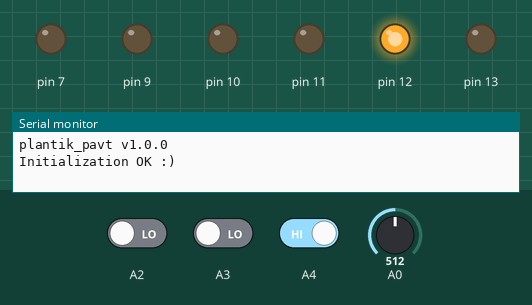
A sketch run on a simulated Arduino Uno, built with avr-gcc and run on an emulated ATmega328P. Parts: output pins drawn as LEDs (lit = HIGH), the last lines printed to the serial monitor. The test bench sets the inputs (shaded band); at power-on: A3 LOW, A2 LOW, A0 = 512, A4 HIGH.

Above: at 1.2 s.
1.3 s: A3 driven HIGH
At 2.2 s:
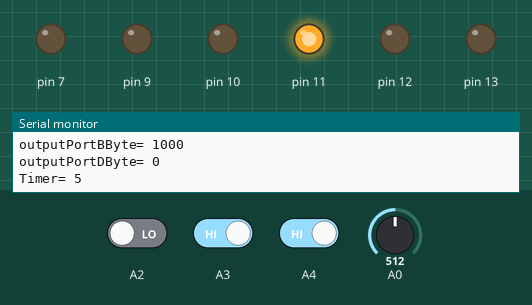
2.8 s: A2 driven HIGH
At 3.3 s:
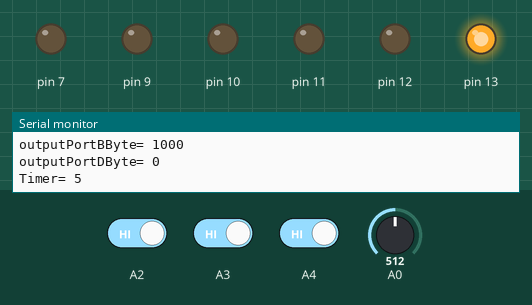
4.3 s: A0 set to 912
5.8 s: A0 set to 932
At 6.8 s:
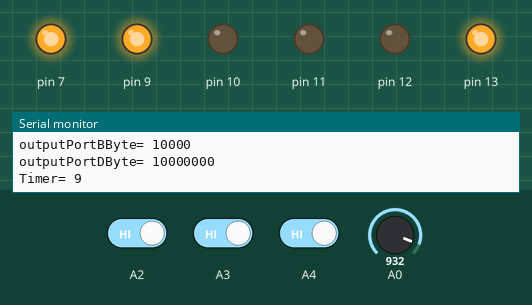
7.3 s: A4 driven LOW
At 8.0 s:
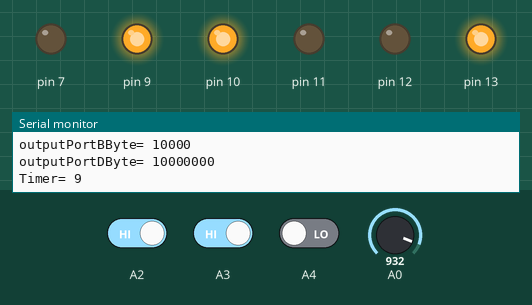
8.8 s: A2 driven LOW
At 9.1 s:
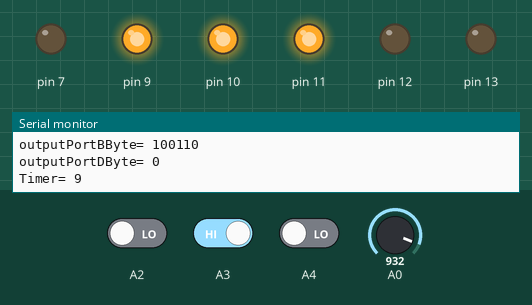
Timing chart, 0 to 11.3 s (numbered marks = the images above; inputs shaded):
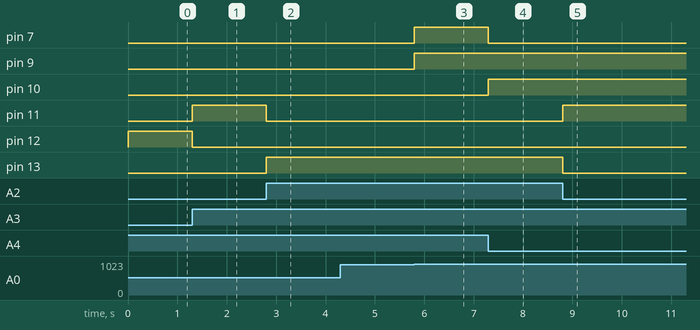

The sketch:

plantik_pavt.ino
```cpp
// Plantik_pavt низкоскоростной алгоритм
char VERSION[] = "1.0.0";

// Подавление дребезга отключено.
const long RATTLING_INTERVAL   = 0;
const int RATTLING_SENSITIVITY = 0;

const long TERMINAL_INTERVAL = 2000;
const int MAX_TIMER          = 10; // время в секундах
const int START_DELAY        = 1000;

byte inputPortCByte  = B00000000;
byte outputPortBByte = B00000000;
byte outputPortDByte = B00000000;
byte modeByte = B00000000;
// Режимы:
// B00001000 - стартовый
// B00000001 - основной рабочий
// B00000010 - рабочий без таймера
// B00000100 - стоп

unsigned long previousMillis           = 0;
unsigned long rattlingCount            = 0;
unsigned long previousTimerMillis      = 0;
unsigned long previousDelayTimerMillis = 0;

unsigned int timerValue  = 0;
bool isTimerOn           = false;
bool isTimerUp           = false;
bool isStartDelayTimerOn = false;
bool isStartDelayTimerUp = false;

void setup() {
  pinMode(A0, INPUT);    // Время вибрации
  // pinMode(A1, INPUT); // Резерв
  pinMode(A2, INPUT);    // Кнопка Пуск
  pinMode(A3, INPUT);    // Кнопка Стоп
  pinMode(A4, INPUT);    // Датчик открытия замка
  // pinMode(A5, INPUT); // Резерв
  pinMode(13, OUTPUT);   // LED Пуск
  pinMode(12, OUTPUT);   // LED Квитирование
  pinMode(11, OUTPUT);   // LED Стоп
  pinMode(10, OUTPUT);   // LED Замок открыт
  pinMode(9, OUTPUT);    // LED Без таймера
  pinMode(7, OUTPUT);    // Мотор вибратора
  // pinMode(6, OUTPUT); // Резерв
  Serial.begin(9600);
  modeByte = B00001000;
  Serial.print("plantik_pavt v");
  Serial.println(VERSION);
  Serial.print("Initialization OK :)");
}

void loop() {
  unsigned long currentMillis = millis();
  if (bitRead(outputPortDByte, 7)) { // индикация команды на пуск двигателя
    outputPortBByte = B00010000;     // включить индикатор Квитирования
  } else {
    outputPortBByte &= ~(1 << 4);    // выключить индикатор Квитирование
  }

  if (bitRead(inputPortCByte, 4)) {  // если замок открыт
    resetTimer();
    resetStartDelayTimer();
    if (!isStartDelayTimerUp) {
      if (!isStartDelayTimerOn) previousDelayTimerMillis = currentMillis;
      isStartDelayTimerOn = true;    // запускаем таймер задержки
    }
  } else {
    if (!isStartDelayTimerUp) {
      if (!isStartDelayTimerOn) previousDelayTimerMillis = currentMillis;
      isStartDelayTimerOn = true;    // запускаем таймер задержки
    }

    if (!isTimerUp) {
      if (!isTimerOn) previousTimerMillis = currentMillis;
      isTimerOn = true;
    }
  }

  if (isTimerOn) {
    if (currentMillis - previousTimerMillis >= timerValue * 1000) {
      isTimerUp = true;
      isTimerOn = false;
    }
  }

  if (isStartDelayTimerOn) {
    if (currentMillis - previousDelayTimerMillis >= START_DELAY) {
      isStartDelayTimerUp = true;
      isStartDelayTimerOn = false;
    }
  }

  if (currentMillis - previousMillis >= RATTLING_INTERVAL) {
    rattelingFilter();
  }

  if (currentMillis - previousMillis >= TERMINAL_INTERVAL) {
    previousMillis = currentMillis;
    Serial.print("modeByte= ");
    Serial.println(modeByte, BIN);
    Serial.print("inputPortCByte= ");
    Serial.println(inputPortCByte, BIN);
    Serial.print("outputPortBByte= ");
    Serial.println(outputPortBByte, BIN);
    Serial.print("outputPortDByte= ");
    Serial.println(outputPortDByte, BIN);
    Serial.print("Timer= ");
    Serial.println(timerValue);
  }
  setTimer();
  checkStop();
  mainCycle();
  sensorsStatus ();
  writeOutputs();
}

void mainCycle() {
  if (bitRead(modeByte, 3)) {         // первое включение
    if (bitRead(inputPortCByte, 3)) { // если нажата кнопка Квитирование (Стоп)
      modeByte = B00000100;
    }
    outputPortBByte = B00010000;      // включить индикатор Ожидание квитирования
    outputPortDByte = B00000000;      // заблокировать мотор
  }

  if (bitRead(modeByte, 2)) {         // если режим Стоп
    outputPortDByte = B00000000;      // выключить мотор
    outputPortBByte &= ~(1 << 5);     // выключить индикатор Работа
    outputPortBByte &= ~(1 << 4);     // выключить индикатор Квитирование
    outputPortBByte |= (1 << 3);      // включить индикатор Стоп
    if (bitRead(inputPortCByte, 2)) { // если нажата кнопка Пуск
      modeByte = B00000001;
      resetTimer();
      resetStartDelayTimer();
    }
  }

  if (bitRead(modeByte, 0)) {         // если режим Работа
    setWorkMode();
    outputPortBByte &= ~(1 << 1);     // выключить индикатор NO_TIMER
    outputPortBByte |= (1 << 5);      // включить индикатор Работа
    outputPortBByte &= ~(1 << 3);     // выключить индикатор Стоп
    if (isTimerOn && !isStartDelayTimerOn) {
      outputPortDByte = B10000000;    // включить мотор
    } else {
      outputPortDByte = B00000000;    // выключить мотор
    }
  }

  if (bitRead(modeByte, 1)) {         // если режим Без Таймера
    setWorkMode();
    outputPortBByte |= (1 << 5);      // включить индикатор Работа
    outputPortBByte &= ~(1 << 3);     // выключить индикатор Стоп
    outputPortBByte |= (1 << 1);      // включить индикатор NO_TIMER
    if (bitRead(inputPortCByte, 4)) {
      outputPortDByte = B00000000;    // выключить мотор
    } else {
      if (!isStartDelayTimerOn) {
        outputPortDByte = B10000000;  // включить мотор
      }
    }
  }

}

void setWorkMode() {
  if (timerValue >= MAX_TIMER - 1) {
    modeByte = B00000010;             // переходим в режим без таймера
  } else {
    modeByte = B00000001;             // возвращаемся в режим работы с таймером
  }
}

void rattelingFilter() {
  byte portC = readPortC();
  if (inputPortCByte != portC) {
    rattlingCount = rattlingCount + 1;
    if (rattlingCount > RATTLING_SENSITIVITY) {
      inputPortCByte = portC;
      rattlingCount = 0;
    }
  }
  else {
    rattlingCount = 0;
  }
}

byte readPortC() {
  byte inputByte = B00000000;
  if (analogRead(A0) > 500) inputByte |= (1 << 0); // Задатчик таймера
  // if (digitalRead(A1)) inputByte |= (1 << 1);   // Резерв
  if (digitalRead(A2)) inputByte |= (1 << 2);      // Кнопка Пуск
  if (digitalRead(A3)) inputByte |= (1 << 3);      // Кнопка Стоп
  // if (digitalRead(A4)) inputByte |= (1 << 4);   // Датчик открытия замка
  if (!digitalRead(A4)) inputByte |= (1 << 4);     // Датчик открытия замка // инвертирован вход под npn датчик
  // if (digitalRead(A5)) inputByte |= (1 << 5);   // Резерв
  return inputByte;
}

void setTimer () {
  // время в секундах
  timerValue = analogRead(A0) * (MAX_TIMER / 1023.0);
}

void checkStop() {
  if (bitRead(inputPortCByte, 3)) modeByte = B00000100; // переход в режим Стоп
}

void writeOutputs() {
  digitalWrite(13, bitRead(outputPortBByte, 5));
  digitalWrite(12, bitRead(outputPortBByte, 4));
  digitalWrite(11, bitRead(outputPortBByte, 3));
  digitalWrite(10, bitRead(outputPortBByte, 2));
  digitalWrite(9, bitRead(outputPortBByte, 1));
  // digitalWrite(8, bitRead(outputPortBByte, 0));
  digitalWrite(7, bitRead(outputPortDByte, 7));
  // digitalWrite(6, bitRead(outputPortDByte, 6));
  // digitalWrite(5, bitRead(outputPortDByte, 5));
  // digitalWrite(4, bitRead(outputPortDByte, 4));
  // digitalWrite(3, bitRead(outputPortDByte, 3));
  // digitalWrite(2, bitRead(outputPortDByte, 2));
  // digitalWrite(1, bitRead(outputPortDByte, 1));
  // digitalWrite(0, bitRead(outputPortDByte, 0));
}

void resetTimer() {
  isTimerOn = false; // отключаем таймер
  isTimerUp = false; // сбрасываем флаг завершения отсчёта
}

void resetStartDelayTimer() {
  isStartDelayTimerOn = false; // отключаем таймер
  isStartDelayTimerUp = false; // сбрасываем флаг завершения отсчёта
}

void sensorsStatus () {
  if (bitRead(inputPortCByte, 4)) {
    outputPortBByte |= (1 << 2);
  } else {
    outputPortBByte &= ~(1 << 2);
  }
}
```

Measured:
- the behaviour switches between 920 and 921 on A0 (found by bisection; images 2 and 3)
- after the input at 1.3 s, pin 11: LOW → HIGH at once; pin 12: HIGH → LOW at once
- after the input at 2.8 s, pin 11: HIGH → LOW at once; pin 13: LOW → HIGH at once
- after the input at 4.3 s, every drawn part: stays the same
- after the input at 5.8 s, pin 7, pin 9: LOW → HIGH at once
- after the input at 7.3 s, pin 7: HIGH → LOW at once; pin 10: LOW → HIGH at once
- after the input at 8.8 s, pin 11: LOW → HIGH at once; pin 13: HIGH → LOW at once
